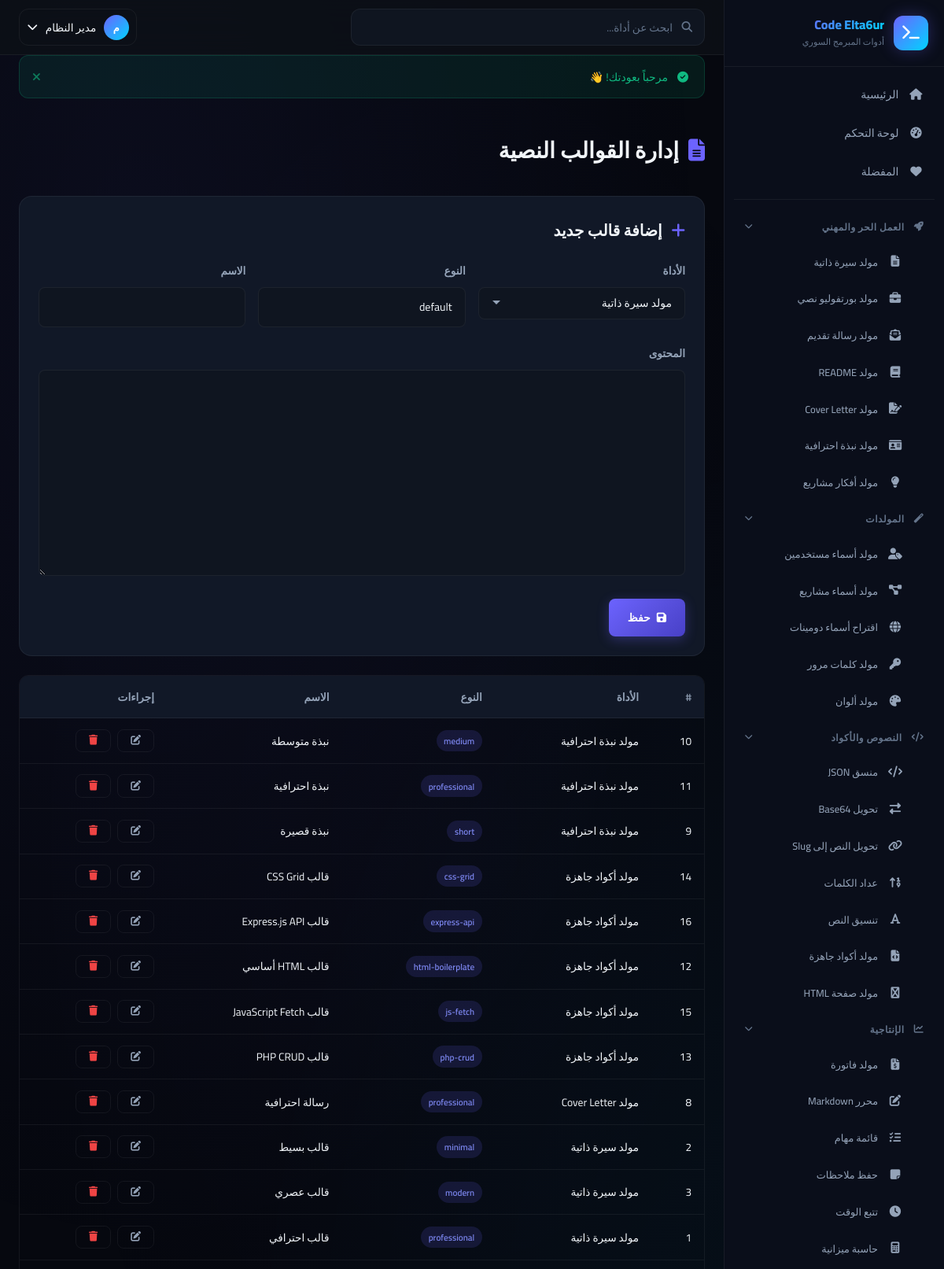
The page /admin/templates.php (signed in, upper part) on the database its author committed.
### tables this page shows
CREATE TABLE IF NOT EXISTS `tools` (
    `id` INT UNSIGNED AUTO_INCREMENT PRIMARY KEY,
    `name` VARCHAR(100) NOT NULL,
    `slug` VARCHAR(100) NOT NULL UNIQUE,
    `description` TEXT DEFAULT NULL,
    `icon` VARCHAR(50) DEFAULT 'fa-wrench',
    `category` VARCHAR(50) DEFAULT 'general',
    `status` TINYINT(1) DEFAULT 1,
    `sort_order` INT DEFAULT 0,
    `usage_count` INT UNSIGNED DEFAULT 0,
    `created_at` TIMESTAMP DEFAULT CURRENT_TIMESTAMP,
    INDEX `idx_slug` (`slug`),
    INDEX `idx_category` (`category`),
    INDEX `idx_status` (`status`)
);

CREATE TABLE IF NOT EXISTS `templates` (
    `id` INT UNSIGNED AUTO_INCREMENT PRIMARY KEY,
    `tool_slug` VARCHAR(100) NOT NULL,
    `type` VARCHAR(50) DEFAULT 'default',
    `name` VARCHAR(100) DEFAULT NULL,
    `content` LONGTEXT NOT NULL,
    `language` VARCHAR(10) DEFAULT 'ar',
    `created_at` TIMESTAMP DEFAULT CURRENT_TIMESTAMP,
    INDEX `idx_tool_slug` (`tool_slug`),
    INDEX `idx_type` (`type`)
);

### includes/auth.php (called while the page is built, shortened)
<?php
function isLoggedIn() {
    return isset($_SESSION['logged_in']) && $_SESSION['logged_in'] === true;
}

### includes/functions.php (called while the page is built, shortened)
<?php
function sanitize($input) {
    return htmlspecialchars(strip_tags(trim($input)), ENT_QUOTES, 'UTF-8');
}
function getAllTools($activeOnly = true) {
    $db = getDB();
    $sql = "SELECT * FROM tools";
    if ($activeOnly) {
        $sql .= " WHERE status = 1";
    }
    $sql .= " ORDER BY sort_order ASC";
    return $db->query($sql)->fetchAll();
}

### admin/templates.php (the view, shortened to what this page needs)
<?php
$currentPage = 'admin-templates';
$db = getDB();
$templates = $db->query("SELECT t.*, (SELECT name FROM tools WHERE slug = t.tool_slug LIMIT 1) as tool_name FROM templates t ORDER BY t.tool_slug, t.type")->fetchAll();
$tools = getAllTools(false);
$editTemplate = null;
include __DIR__ . '/../includes/header.php';
?>
<div class="page-header">
    <h1 class="page-title"><i class="fas fa-file-alt"></i> إدارة القوالب النصية</h1>
</div>
<div class="card" style="margin-bottom:1.5rem">
    <h3 class="section-title"><i class="fas fa-<?= $editTemplate ? 'edit' : 'plus' ?>"></i> <?= $editTemplate ? 'تعديل قالب' : 'إضافة قالب جديد' ?></h3>
    <form method="POST">
        <div class="form-row">
            <div class="form-group">
                <label class="form-label">الأداة</label>
                <select name="tool_slug" class="form-control" required>
                    <?php foreach ($tools as $t): ?>
                    <option value="<?= $t['slug'] ?>" <?= ($editTemplate && $editTemplate['tool_slug'] === $t['slug']) ? 'selected' : '' ?>><?= sanitize($t['name']) ?></option>
                    <?php endforeach; ?>
                </select>
            </div>
            <div class="form-group"><label class="form-label">النوع</label><input type="text" name="type" class="form-control" value="<?= sanitize($editTemplate['type'] ?? 'default') ?>" required></div>
            <div class="form-group"><label class="form-label">الاسم</label><input type="text" name="name" class="form-control" value="<?= sanitize($editTemplate['name'] ?? '') ?>"></div>
        </div>
        <div class="form-group"><label class="form-label">المحتوى</label><textarea name="content" class="form-control" rows="10" required><?= $editTemplate ? htmlspecialchars($editTemplate['content']) : '' ?></textarea></div>
        <div class="d-flex gap-1">
            <button type="submit" class="btn btn-primary"><i class="fas fa-save"></i> حفظ</button>
        </div>
    </form>
</div>
<div class="table-container">
    <table>
        <thead><tr><th>#</th><th>الأداة</th><th>النوع</th><th>الاسم</th><th>إجراءات</th></tr></thead>
        <tbody>
            <?php foreach ($templates as $t): ?>
            <tr>
                <td><?= $t['id'] ?></td>
                <td><?= sanitize($t['tool_name'] ?? $t['tool_slug']) ?></td>
                <td><span class="badge badge-primary"><?= sanitize($t['type']) ?></span></td>
                <td><?= sanitize($t['name'] ?? '-') ?></td>
                <td>
                    <div class="d-flex gap-1">
                        <a href="?edit=<?= $t['id'] ?>" class="btn btn-ghost btn-sm"><i class="fas fa-edit"></i></a>
                        <a href="?delete=<?= $t['id'] ?>" class="btn btn-ghost btn-sm" style="color:#ef4444" onclick="return confirm('حذف هذا القالب؟')"><i class="fas fa-trash"></i></a>
                    </div>
                </td>
            </tr>
            <?php endforeach; ?>
        </tbody>
    </table>
</div>
<?php include __DIR__ . '/../includes/footer.php'; ?>

### includes/sidebar.php (shortened to what this page needs)
<?php
$categories = [
    'career' => ['name' => 'العمل الحر والمهني', 'icon' => 'fa-rocket'],
    'generators' => ['name' => 'المولدات', 'icon' => 'fa-magic'],
    'text' => ['name' => 'النصوص والأكواد', 'icon' => 'fa-code'],
    'productivity' => ['name' => 'الإنتاجية', 'icon' => 'fa-chart-line']
];
try {
    $allTools = getAllTools();
    $toolsByCategory = [];
    foreach ($allTools as $tool) {
        $toolsByCategory[$tool['category']][] = $tool;
    }
} catch (Exception $e) {
    $toolsByCategory = [];
}
?>
<aside class="sidebar" id="sidebar">
    <div class="sidebar-header">
        <a href="<?= BASE_URL ?>" class="sidebar-logo">
            <div class="logo-icon">
                <i class="fas fa-terminal"></i>
            </div>
            <div class="logo-text">
                <span class="logo-title">Code Elta6ur</span>
                <span class="logo-subtitle">أدوات المبرمج السوري</span>
            </div>
        </a>
    </div>
    <nav class="sidebar-nav">
        <a href="<?= BASE_URL ?>" class="nav-item <?= $currentPage === 'home' ? 'active' : '' ?>">
            <i class="fas fa-home"></i>
            <span>الرئيسية</span>
        </a>
        <?php if (isLoggedIn()): ?>
        <a href="<?= BASE_URL ?>user/dashboard.php" class="nav-item <?= $currentPage === 'dashboard' ? 'active' : '' ?>">
            <i class="fas fa-tachometer-alt"></i>
            <span>لوحة التحكم</span>
        </a>
        <a href="<?= BASE_URL ?>user/favorites.php" class="nav-item <?= $currentPage === 'favorites' ? 'active' : '' ?>">
            <i class="fas fa-heart"></i>
            <span>المفضلة</span>
        </a>
        <?php endif; ?>
        <div class="nav-divider"></div>
        <?php foreach ($categories as $catKey => $catInfo): ?>
        <div class="nav-group">
            <div class="nav-group-title">
                <i class="fas <?= $catInfo['icon'] ?>"></i>
                <span><?= $catInfo['name'] ?></span>
                <i class="fas fa-chevron-down nav-group-arrow"></i>
            </div>
            <div class="nav-group-items">
                <?php if (isset($toolsByCategory[$catKey])): ?>
                <?php foreach ($toolsByCategory[$catKey] as $tool): ?>
                <a href="<?= BASE_URL ?>tool.php?slug=<?= $tool['slug'] ?>"
                   class="nav-item nav-sub-item <?= (isset($currentTool) && $currentTool === $tool['slug']) ? 'active' : '' ?>">
                    <i class="fas <?= $tool['icon'] ?>"></i>
                    <span><?= sanitize($tool['name']) ?></span>
                </a>
                <?php endforeach; ?>
                <?php endif; ?>
            </div>
        </div>
        <?php endforeach; ?>
    </nav>
</aside>

### rows shown on the page
tools: name "مولد سيرة ذاتية"
tools: name "مولد بورتفوليو نصي"
tools: name "مولد رسالة تقديم"
tools: name "مولد README"
tools: name "مولد Cover Letter"
tools: name "مولد نبذة احترافية"
tools: name "مولد أفكار مشاريع"
tools: name "مولد أسماء مستخدمين"
tools: name "مولد أسماء مشاريع"
tools: name "اقتراح أسماء دومينات"
tools: name "مولد كلمات مرور"
tools: name "مولد ألوان"
tools: name "منسق JSON"
tools: name "تحويل Base64"
tools: name "تحويل النص إلى Slug"
tools: name "عداد الكلمات"
tools: name "تنسيق النص"
tools: name "مولد أكواد جاهزة"
tools: name "مولد صفحة HTML"
tools: name "مولد فاتورة"
tools: name "محرر Markdown"
tools: name "قائمة مهام"
tools: name "حفظ ملاحظات"
tools: name "تتبع الوقت"
tools: name "حاسبة ميزانية"
templates: id "10", tool_name "مولد نبذة احترافية", type "medium", name "نبذة متوسطة"
templates: id "11", tool_name "مولد نبذة احترافية", type "professional", name "نبذة احترافية"
templates: id "9", tool_name "مولد نبذة احترافية", type "short", name "نبذة قصيرة"
templates: id "14", tool_name "مولد أكواد جاهزة", type "css-grid", name "قالب CSS Grid"
templates: id "16", tool_name "مولد أكواد جاهزة", type "express-api", name "قالب Express.js API"
templates: id "12", tool_name "مولد أكواد جاهزة", type "html-boilerplate", name "قالب HTML أساسي"
templates: id "15", tool_name "مولد أكواد جاهزة", type "js-fetch", name "قالب JavaScript Fetch"
templates: id "13", tool_name "مولد أكواد جاهزة", type "php-crud", name "قالب PHP CRUD"
templates: id "8", tool_name "مولد Cover Letter", type "professional", name "رسالة احترافية"
templates: id "2", tool_name "مولد سيرة ذاتية", type "minimal", name "قالب بسيط"
templates: id "3", tool_name "مولد سيرة ذاتية", type "modern", name "قالب عصري"
templates: id "1", tool_name "مولد سيرة ذاتية", type "professional", name "قالب احترافي"

### other values the page prints
$catInfo['name'] "العمل الحر والمهني"
$catInfo['name'] "المولدات"
$catInfo['name'] "النصوص والأكواد"
$catInfo['name'] "الإنتاجية"
mb_substr($_SESSION['user_name'], 0, 1) "م"
$_SESSION['user_name'] "مدير النظام"
$flash['message'] "مرحباً بعودتك! 👋"
form field tool_slug "مولد سيرة ذاتية"
